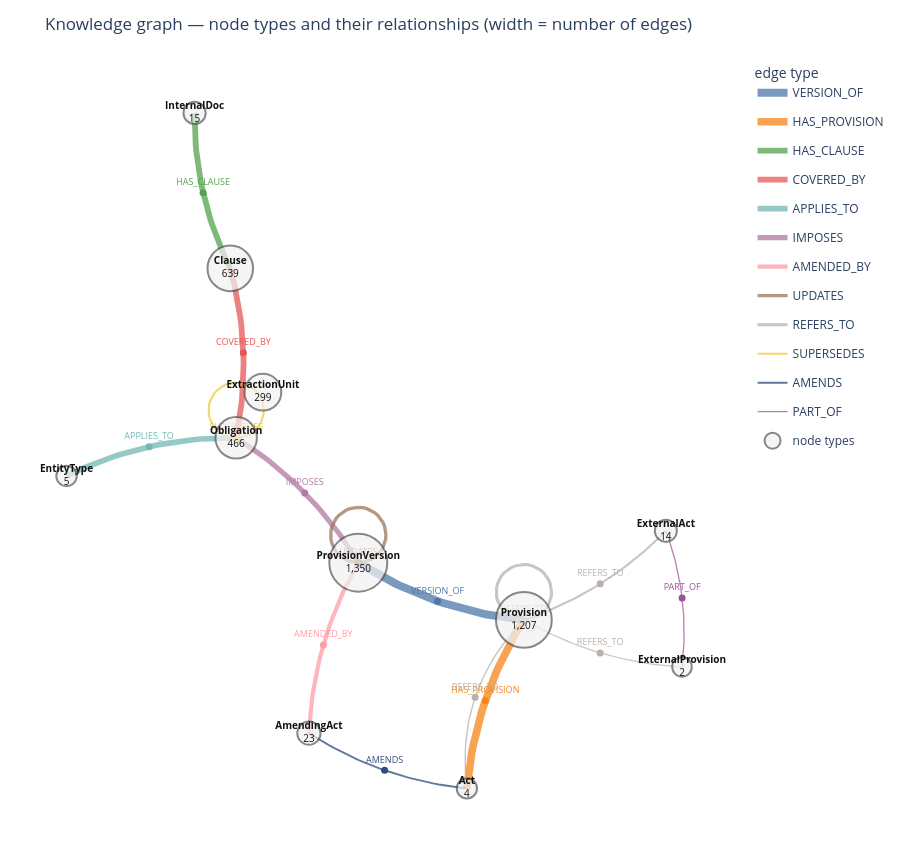

Notebook code for this chart:
### Code cell
# --- the graph by unique relationships (plotly) ---------------------------------------------------------------
import math
import networkx as nx
import plotly.graph_objects as go

node_counts = q("SELECT type, COUNT(*) AS n FROM nodes GROUP BY type")
links = q("""
    SELECT COALESCE(s.type, '(outside)') AS src_type, e.type AS edge_type,
           COALESCE(d.type, '(outside)') AS dst_type, COUNT(*) AS n
    FROM edges e LEFT JOIN nodes s ON s.id = e.src LEFT JOIN nodes d ON d.id = e.dst
    GROUP BY 1, 2, 3 ORDER BY n DESC
""")
count_of = dict(zip(node_counts["type"], node_counts["n"]))
types = sorted(set(links["src_type"]) | set(links["dst_type"]) | set(count_of), key=lambda t: -count_of.get(t, 0))

# layout of the node types (a small graph: one node per type)
T = nx.Graph()
T.add_nodes_from(types)
T.add_edges_from((r.src_type, r.dst_type) for r in links.itertuples() if r.src_type != r.dst_type)
pos = nx.kamada_kawai_layout(T) if T.number_of_edges() else nx.circular_layout(T)

def curve(p0, p1, bend, n=30):
    """Points of a quadratic curve from p0 to p1; ``bend`` separates parallel relationships."""
    (x0, y0), (x1, y1) = p0, p1
    mx, my = (x0 + x1) / 2, (y0 + y1) / 2
    dx, dy = x1 - x0, y1 - y0
    cx, cy = mx - dy * bend, my + dx * bend
    ts = [i / n for i in range(n + 1)]
    xs = [(1 - t) ** 2 * x0 + 2 * (1 - t) * t * cx + t ** 2 * x1 for t in ts]
    ys = [(1 - t) ** 2 * y0 + 2 * (1 - t) * t * cy + t ** 2 * y1 for t in ts]
    return xs, ys

def loop(p, k, r=0.07):
    """A small loop next to a node, for relationships between nodes of the same type."""
    x, y = p
    a0 = math.pi / 2 + k * 0.9
    ts = [a0 + 2 * math.pi * i / 40 for i in range(41)]
    cx, cy = x + r * math.cos(a0), y + r * math.sin(a0)
    return [cx + r * math.cos(t) for t in ts], [cy + r * math.sin(t) for t in ts]

edge_colors = {}
palette = ["#4C78A8", "#F58518", "#54A24B", "#E45756", "#72B7B2", "#B279A2", "#FF9DA6", "#9D755D",
           "#BAB0AC", "#EECA3B", "#2F4B7C", "#A05195"]
for i, et in enumerate(links["edge_type"].unique()):
    edge_colors[et] = palette[i % len(palette)]

fig = go.Figure()
seen_pairs, max_n = {}, links["n"].max()
for r in links.itertuples():
    pair = tuple(sorted((r.src_type, r.dst_type)))
    k = seen_pairs.get(pair, 0)
    seen_pairs[pair] = k + 1
    if r.src_type == r.dst_type:
        xs, ys = loop(pos[r.src_type], k)
    else:
        sign = 1 if (r.src_type, r.dst_type) == pair else -1
        xs, ys = curve(pos[r.src_type], pos[r.dst_type], bend=sign * (0.12 + 0.12 * k))
    width = 1 + 7 * math.sqrt(r.n / max_n)
    label = f"{r.src_type} —{r.edge_type}→ {r.dst_type}<br>{r.n:,} edges"
    fig.add_trace(go.Scatter(x=xs, y=ys, mode="lines", line=dict(width=width, color=edge_colors[r.edge_type]),
                             opacity=0.75, hoverinfo="skip", legendgroup=r.edge_type, name=r.edge_type,
                             showlegend=r.edge_type not in {t.name for t in fig.data}))
    # arrow head at the target end + a hover point in the middle
    m = len(xs) // 2
    fig.add_annotation(x=xs[-1], y=ys[-1], ax=xs[-4], ay=ys[-4], xref="x", yref="y", axref="x", ayref="y",
                       showarrow=True, arrowhead=3, arrowsize=1.2, arrowwidth=max(1, width / 2),
                       arrowcolor=edge_colors[r.edge_type], standoff=14)
    fig.add_trace(go.Scatter(x=[xs[m]], y=[ys[m]], mode="markers+text", text=[r.edge_type],
                             textfont=dict(size=9, color=edge_colors[r.edge_type]), textposition="top center",
                             marker=dict(size=7, color=edge_colors[r.edge_type]), hovertext=[label],
                             hoverinfo="text", legendgroup=r.edge_type, showlegend=False))

# the node types
xs = [pos[t][0] for t in types]
ys = [pos[t][1] for t in types]
sizes = [18 + 40 * math.sqrt(count_of.get(t, 0) / max(count_of.values())) for t in types]
fig.add_trace(go.Scatter(
    x=xs, y=ys, mode="markers+text", text=[f"<b>{t}</b><br>{count_of.get(t, 0):,}" for t in types],
    textposition="middle center", textfont=dict(size=10, color="#111"),
    marker=dict(size=sizes, color="#F2F2F2", line=dict(width=2, color="#555")),
    hovertext=[f"{t}: {count_of.get(t, 0):,} nodes" for t in types], hoverinfo="text", name="node types"))

fig.update_layout(title="Knowledge graph — node types and their relationships (width = number of edges)",
                  showlegend=True, legend_title_text="edge type", height=850, plot_bgcolor="white",
                  xaxis=dict(visible=False), yaxis=dict(visible=False, scaleanchor="x"),
                  margin=dict(l=10, r=10, t=60, b=10))
fig.show()

### Figure 1 — Plotly figure (JSON) as saved in the notebook; plotly's stock layout.template omitted (floating-point values rounded to 4 significant figures)
{"data": [{"hoverinfo": "skip", "legendgroup": "VERSION_OF", "line": {"color": "#4C78A8", "width": 8}, "mode": "lines", "name": "VERSION_OF", "opacity": 0.75, "showlegend": true, "type": "scatter", "x": [-0.01269, 0.0001585, 0.01308, 0.02609, 0.03917, 0.05232, 0.06556, 0.07887, 0.09226, 0.1057, 0.1193, 0.1329, 0.1466, 0.1604, 0.1742, 0.1881, 0.2021, 0.2162, 0.2304, 0.2446, 0.2589, 0.2733, 0.2878, 0.3023, 0.317, 0.3317, 0.3465, 0.3613, 0.3762, 0.3912, 0.4063], "y": [-0.138, -0.1461, -0.1539, -0.1615, -0.1689, -0.1761, -0.183, -0.1898, -0.1963, -0.2025, -0.2086, -0.2144, -0.22, -0.2254, -0.2306, -0.2355, -0.2402, -0.2447, -0.249, -0.253, -0.2568, -0.2604, -0.2638, -0.2669, -0.2699, -0.2726, -0.275, -0.2773, -0.2793, -0.2811, -0.2827]}, {"hoverinfo": "text", "hovertext": ["ProvisionVersion —VERSION_OF→ Provision<br>1,350 edges"], "legendgroup": "VERSION_OF", "marker": {"color": "#4C78A8", "size": 7}, "mode": "markers+text", "showlegend": false, "text": ["VERSION_OF"], "textfont": {"color": "#4C78A8", "size": 9}, "textposition": "top center", "type": "scatter", "x": [0.1881], "y": [-0.2355]}, {"hoverinfo": "skip", "legendgroup": "HAS_PROVISION", "line": {"color": "#F58518", "width": 7.611}, "mode": "lines", "name": "HAS_PROVISION", "opacity": 0.75, "showlegend": true, "type": "scatter", "x": [0.2621, 0.2636, 0.2653, 0.2673, 0.2695, 0.2719, 0.2746, 0.2774, 0.2805, 0.2839, 0.2874, 0.2912, 0.2952, 0.2995, 0.3039, 0.3086, 0.3135, 0.3187, 0.3241, 0.3297, 0.3355, 0.3416, 0.3479, 0.3544, 0.3611, 0.3681, 0.3753, 0.3827, 0.3903, 0.3982, 0.4063], "y": [-0.7092, -0.6939, -0.6786, -0.6634, -0.6483, -0.6333, -0.6183, -0.6035, -0.5887, -0.574, -0.5593, -0.5448, -0.5303, -0.5159, -0.5015, -0.4873, -0.4731, -0.459, -0.445, -0.431, -0.4172, -0.4034, -0.3897, -0.376, -0.3625, -0.349, -0.3356, -0.3222, -0.309, -0.2958, -0.2827]}, {"hoverinfo": "text", "hovertext": ["Act —HAS_PROVISION→ Provision<br>1,204 edges"], "legendgroup": "HAS_PROVISION", "marker": {"color": "#F58518", "size": 7}, "mode": "markers+text", "showlegend": false, "text": ["HAS_PROVISION"], "textfont": {"color": "#F58518", "size": 9}, "textposition": "top center", "type": "scatter", "x": [0.3086], "y": [-0.4873]}, {"hoverinfo": "skip", "legendgroup": "HAS_CLAUSE", "line": {"color": "#54A24B", "width": 5.816}, "mode": "lines", "name": "HAS_CLAUSE", "opacity": 0.75, "showlegend": true, "type": "scatter", "x": [-0.4269, -0.4269, -0.4267, -0.4264, -0.4258, -0.4249, -0.4239, -0.4227, -0.4213, -0.4196, -0.4178, -0.4157, -0.4134, -0.4109, -0.4082, -0.4053, -0.4022, -0.3989, -0.3954, -0.3916, -0.3877, -0.3835, -0.3791, -0.3745, -0.3697, -0.3647, -0.3595, -0.3541, -0.3485, -0.3426, -0.3366], "y": [1, 0.9862, 0.9724, 0.9587, 0.945, 0.9314, 0.9178, 0.9043, 0.8908, 0.8774, 0.864, 0.8507, 0.8374, 0.8242, 0.811, 0.7979, 0.7848, 0.7717, 0.7587, 0.7458, 0.7329, 0.72, 0.7072, 0.6945, 0.6818, 0.6691, 0.6565, 0.6439, 0.6314, 0.619, 0.6066]}, {"hoverinfo": "text", "hovertext": ["InternalDoc —HAS_CLAUSE→ Clause<br>639 edges"], "legendgroup": "HAS_CLAUSE", "marker": {"color": "#54A24B", "size": 7}, "mode": "markers+text", "showlegend": false, "text": ["HAS_CLAUSE"], "textfont": {"color": "#54A24B", "size": 9}, "textposition": "top center", "type": "scatter", "x": [-0.4053], "y": [0.7979]}, {"hoverinfo": "skip", "legendgroup": "COVERED_BY", "line": {"color": "#E45756", "width": 5.797}, "mode": "lines", "name": "COVERED_BY", "opacity": 0.75, "showlegend": true, "type": "scatter", "x": [-0.3217, -0.3189, -0.3163, -0.3139, -0.3118, -0.3099, -0.3082, -0.3067, -0.3055, -0.3045, -0.3038, -0.3032, -0.3029, -0.3029, -0.303, -0.3034, -0.304, -0.3048, -0.3059, -0.3072, -0.3087, -0.3105, -0.3125, -0.3147, -0.3171, -0.3198, -0.3227, -0.3258, -0.3292, -0.3328, -0.3366], "y": [0.1777, 0.1921, 0.2065, 0.2209, 0.2353, 0.2497, 0.264, 0.2784, 0.2928, 0.3071, 0.3214, 0.3358, 0.3501, 0.3644, 0.3787, 0.393, 0.4073, 0.4216, 0.4359, 0.4501, 0.4644, 0.4786, 0.4929, 0.5071, 0.5214, 0.5356, 0.5498, 0.564, 0.5782, 0.5924, 0.6066]}, {"hoverinfo": "text", "hovertext": ["Obligation —COVERED_BY→ Clause<br>634 edges"], "legendgroup": "COVERED_BY", "marker": {"color": "#E45756", "size": 7}, "mode": "markers+text", "showlegend": false, "text": ["COVERED_BY"], "textfont": {"color": "#E45756", "size": 9}, "textposition": "top center", "type": "scatter", "x": [-0.3034], "y": [0.393]}, {"hoverinfo": "skip", "legendgroup": "APPLIES_TO", "line": {"color": "#72B7B2", "width": 5.69}, "mode": "lines", "name": "APPLIES_TO", "opacity": 0.75, "showlegend": true, "type": "scatter", "x": [-0.3217, -0.3367, -0.3517, -0.3667, -0.3816, -0.3964, -0.4112, -0.426, -0.4407, -0.4553, -0.4699, -0.4844, -0.4989, -0.5133, -0.5277, -0.5421, -0.5563, -0.5706, -0.5848, -0.5989, -0.613, -0.627, -0.641, -0.6549, -0.6687, -0.6826, -0.6963, -0.71, -0.7237, -0.7373, -0.7509], "y": [0.1777, 0.1778, 0.1777, 0.1773, 0.1768, 0.176, 0.1749, 0.1737, 0.1722, 0.1704, 0.1685, 0.1663, 0.1639, 0.1613, 0.1584, 0.1553, 0.152, 0.1484, 0.1447, 0.1406, 0.1364, 0.1319, 0.1272, 0.1223, 0.1172, 0.1118, 0.1062, 0.1003, 0.09424, 0.08795, 0.08142]}, {"hoverinfo": "text", "hovertext": ["Obligation —APPLIES_TO→ EntityType<br>606 edges"], "legendgroup": "APPLIES_TO", "marker": {"color": "#72B7B2", "size": 7}, "mode": "markers+text", "showlegend": false, "text": ["APPLIES_TO"], "textfont": {"color": "#72B7B2", "size": 9}, "textposition": "top center", "type": "scatter", "x": [-0.5421], "y": [0.1553]}, {"hoverinfo": "skip", "legendgroup": "IMPOSES", "line": {"color": "#B279A2", "width": 5.157}, "mode": "lines", "name": "IMPOSES", "opacity": 0.75, "showlegend": true, "type": "scatter", "x": [-0.01269, -0.02055, -0.02857, -0.03677, -0.04513, -0.05367, -0.06237, -0.07123, -0.08027, -0.08948, -0.09885, -0.1084, -0.1181, -0.128, -0.138, -0.1482, -0.1586, -0.1692, -0.1799, -0.1908, -0.2018, -0.2131, -0.2245, -0.236, -0.2478, -0.2597, -0.2717, -0.284, -0.2964, -0.3089, -0.3217], "y": [-0.138, -0.1251, -0.1123, -0.09976, -0.08734, -0.07509, -0.063, -0.05108, -0.03932, -0.02772, -0.01629, -0.005027, 0.006074, 0.01701, 0.02778, 0.03839, 0.04883, 0.0591, 0.06922, 0.07916, 0.08894, 0.09856, 0.108, 0.1173, 0.1264, 0.1354, 0.1442, 0.1528, 0.1613, 0.1696, 0.1777]}, {"hoverinfo": "text", "hovertext": ["ProvisionVersion —IMPOSES→ Obligation<br>476 edges"], "legendgroup": "IMPOSES", "marker": {"color": "#B279A2", "size": 7}, "mode": "markers+text", "showlegend": false, "text": ["IMPOSES"], "textfont": {"color": "#B279A2", "size": 9}, "textposition": "top center", "type": "scatter", "x": [-0.1482], "y": [0.03839]}, {"hoverinfo": "skip", "legendgroup": "AMENDED_BY", "line": {"color": "#FF9DA6", "width": 4.171}, "mode": "lines", "name": "AMENDED_BY", "opacity": 0.75, "showlegend": true, "type": "scatter", "x": [-0.01269, -0.02019, -0.02746, -0.0345, -0.0413, -0.04788, -0.05423, -0.06035, -0.06623, -0.07189, -0.07732, -0.08252, -0.08748, -0.09222, -0.09673, -0.101, -0.1051, -0.1089, -0.1125, -0.1158, -0.1189, -0.1218, -0.1245, -0.1269, -0.1291, -0.1311, -0.1329, -0.1344, -0.1357, -0.1367, -0.1375], "y": [-0.138, -0.1514, -0.1649, -0.1785, -0.1921, -0.2058, -0.2195, -0.2333, -0.2472, -0.2612, -0.2752, -0.2893, -0.3034, -0.3176, -0.3319, -0.3463, -0.3607, -0.3752, -0.3897, -0.4043, -0.419, -0.4338, -0.4486, -0.4635, -0.4784, -0.4935, -0.5085, -0.5237, -0.5389, -0.5542, -0.5695]}, {"hoverinfo": "text", "hovertext": ["ProvisionVersion —AMENDED_BY→ AmendingAct<br>277 edges"], "legendgroup": "AMENDED_BY", "marker": {"color": "#FF9DA6", "size": 7}, "mode": "markers+text", "showlegend": false, "text": ["AMENDED_BY"], "textfont": {"color": "#FF9DA6", "size": 9}, "textposition": "top center", "type": "scatter", "x": [-0.101], "y": [-0.3463]}, {"hoverinfo": "skip", "legendgroup": "UPDATES", "line": {"color": "#9D755D", "width": 3.302}, "mode": "lines", "name": "UPDATES", "opacity": 0.75, "showlegend": true, "type": "scatter", "x": [-0.01269, -0.02364, -0.03432, -0.04447, -0.05383, -0.06219, -0.06932, -0.07506, -0.07926, -0.08183, -0.08269, -0.08183, -0.07926, -0.07506, -0.06932, -0.06219, -0.05383, -0.04447, -0.03432, -0.02364, -0.01269, -0.00174, 0.008941, 0.01909, 0.02845, 0.03681, 0.04394, 0.04968, 0.05388, 0.05645, 0.05731, 0.05645, 0.05388, 0.04968, 0.04394, 0.03681, 0.02845, 0.01909, 0.008941, -0.00174, -0.01269], "y": [0.001992, 0.00113, -0.001434, -0.005638, -0.01138, -0.01851, -0.02686, -0.03623, -0.04638, -0.05706, -0.06801, -0.07896, -0.08964, -0.09979, -0.1092, -0.1175, -0.1246, -0.1304, -0.1346, -0.1371, -0.138, -0.1371, -0.1346, -0.1304, -0.1246, -0.1175, -0.1092, -0.09979, -0.08964, -0.07896, -0.06801, -0.05706, -0.04638, -0.03623, -0.02686, -0.01851, -0.01138, -0.005638, -0.001434, 0.00113, 0.001992]}, {"hoverinfo": "text", "hovertext": ["ProvisionVersion —UPDATES→ ProvisionVersion<br>146 edges"], "legendgroup": "UPDATES", "marker": {"color": "#9D755D", "size": 7}, "mode": "markers+text", "showlegend": false, "text": ["UPDATES"], "textfont": {"color": "#9D755D", "size": 9}, "textposition": "top center", "type": "scatter", "x": [-0.01269], "y": [-0.138]}, {"hoverinfo": "skip", "legendgroup": "REFERS_TO", "line": {"color": "#BAB0AC", "width": 3.034}, "mode": "lines", "name": "REFERS_TO", "opacity": 0.75, "showlegend": true, "type": "scatter", "x": [0.4063, 0.3954, 0.3847, 0.3746, 0.3652, 0.3568, 0.3497, 0.344, 0.3398, 0.3372, 0.3363, 0.3372, 0.3398, 0.344, 0.3497, 0.3568, 0.3652, 0.3746, 0.3847, 0.3954, 0.4063, 0.4173, 0.428, 0.4381, 0.4475, 0.4558, 0.463, 0.4687, 0.4729, 0.4755, 0.4763, 0.4755, 0.4729, 0.4687, 0.463, 0.4558, 0.4475, 0.4381, 0.428, 0.4173, 0.4063], "y": [-0.1427, -0.1436, -0.1461, -0.1503, -0.1561, -0.1632, -0.1716, -0.1809, -0.1911, -0.2018, -0.2127, -0.2237, -0.2343, -0.2445, -0.2538, -0.2622, -0.2693, -0.2751, -0.2793, -0.2818, -0.2827, -0.2818, -0.2793, -0.2751, -0.2693, -0.2622, -0.2538, -0.2445, -0.2343, -0.2237, -0.2127, -0.2018, -0.1911, -0.1809, -0.1716, -0.1632, -0.1561, -0.1503, -0.1461, -0.1436, -0.1427]}, {"hoverinfo": "text", "hovertext": ["Provision —REFERS_TO→ Provision<br>114 edges"], "legendgroup": "REFERS_TO", "marker": {"color": "#BAB0AC", "size": 7}, "mode": "markers+text", "showlegend": false, "text": ["REFERS_TO"], "textfont": {"color": "#BAB0AC", "size": 9}, "textposition": "top center", "type": "scatter", "x": [0.4063], "y": [-0.2827]}, {"hoverinfo": "skip", "legendgroup": "SUPERSEDES", "line": {"color": "#EECA3B", "width": 2.094}, "mode": "lines", "name": "SUPERSEDES", "opacity": 0.75, "showlegend": true, "type": "scatter", "x": [-0.3217, -0.3326, -0.3433, -0.3535, -0.3628, -0.3712, -0.3783, -0.3841, -0.3883, -0.3908, -0.3917, -0.3908, -0.3883, -0.3841, -0.3783, -0.3712, -0.3628, -0.3535, -0.3433, -0.3326, -0.3217, -0.3107, -0.3001, -0.2899, -0.2805, -0.2722, -0.2651, -0.2593, -0.2551, -0.2525, -0.2517, -0.2525, -0.2551, -0.2593, -0.2651, -0.2722, -0.2805, -0.2899, -0.3001, -0.3107, -0.3217], "y": [0.3177, 0.3168, 0.3143, 0.3101, 0.3043, 0.2972, 0.2888, 0.2795, 0.2693, 0.2587, 0.2477, 0.2368, 0.2261, 0.2159, 0.2066, 0.1982, 0.1911, 0.1853, 0.1811, 0.1786, 0.1777, 0.1786, 0.1811, 0.1853, 0.1911, 0.1982, 0.2066, 0.2159, 0.2261, 0.2368, 0.2477, 0.2587, 0.2693, 0.2795, 0.2888, 0.2972, 0.3043, 0.3101, 0.3143, 0.3168, 0.3177]}, {"hoverinfo": "text", "hovertext": ["Obligation —SUPERSEDES→ Obligation<br>33 edges"], "legendgroup": "SUPERSEDES", "marker": {"color": "#EECA3B", "size": 7}, "mode": "markers+text", "showlegend": false, "text": ["SUPERSEDES"], "textfont": {"color": "#EECA3B", "size": 9}, "textposition": "top center", "type": "scatter", "x": [-0.3217], "y": [0.1777]}, {"hoverinfo": "skip", "legendgroup": "REFERS_TO", "line": {"color": "#BAB0AC", "width": 2.043}, "mode": "lines", "name": "REFERS_TO", "opacity": 0.75, "showlegend": false, "type": "scatter", "x": [0.4063, 0.42, 0.4336, 0.4471, 0.4605, 0.4737, 0.4868, 0.4998, 0.5127, 0.5254, 0.5381, 0.5506, 0.563, 0.5753, 0.5874, 0.5994, 0.6114, 0.6232, 0.6348, 0.6464, 0.6578, 0.6691, 0.6803, 0.6914, 0.7023, 0.7132, 0.7239, 0.7345, 0.745, 0.7553, 0.7655], "y": [-0.2827, -0.278, -0.2731, -0.2679, -0.2626, -0.2572, -0.2515, -0.2456, -0.2395, -0.2333, -0.2268, -0.2202, -0.2133, -0.2063, -0.1991, -0.1917, -0.1841, -0.1763, -0.1683, -0.1601, -0.1518, -0.1432, -0.1345, -0.1255, -0.1164, -0.107, -0.09753, -0.08783, -0.07793, -0.06783, -0.05755]}, {"hoverinfo": "text", "hovertext": ["Provision —REFERS_TO→ ExternalAct<br>30 edges"], "legendgroup": "REFERS_TO", "marker": {"color": "#BAB0AC", "size": 7}, "mode": "markers+text", "showlegend": false, "text": ["REFERS_TO"], "textfont": {"color": "#BAB0AC", "size": 9}, "textposition": "top center", "type": "scatter", "x": [0.5994], "y": [-0.1917]}, {"hoverinfo": "skip", "legendgroup": "AMENDS", "line": {"color": "#2F4B7C", "width": 1.914}, "mode": "lines", "name": "AMENDS", "opacity": 0.75, "showlegend": true, "type": "scatter", "x": [-0.1375, -0.1253, -0.113, -0.1006, -0.08813, -0.07559, -0.06297, -0.05029, -0.03752, -0.02469, -0.01178, 0.001208, 0.01427, 0.0274, 0.04061, 0.05389, 0.06725, 0.08068, 0.09419, 0.1078, 0.1214, 0.1352, 0.149, 0.1628, 0.1768, 0.1908, 0.2049, 0.2191, 0.2334, 0.2477, 0.2621], "y": [-0.5695, -0.5773, -0.5848, -0.5921, -0.5992, -0.6061, -0.6128, -0.6193, -0.6255, -0.6316, -0.6374, -0.643, -0.6484, -0.6536, -0.6586, -0.6633, -0.6679, -0.6722, -0.6763, -0.6802, -0.6839, -0.6874, -0.6907, -0.6938, -0.6966, -0.6992, -0.7016, -0.7038, -0.7058, -0.7076, -0.7092]}, {"hoverinfo": "text", "hovertext": ["AmendingAct —AMENDS→ Act<br>23 edges"], "legendgroup": "AMENDS", "marker": {"color": "#2F4B7C", "size": 7}, "mode": "markers+text", "showlegend": false, "text": ["AMENDS"], "textfont": {"color": "#2F4B7C", "size": 9}, "textposition": "top center", "type": "scatter", "x": [0.05389], "y": [-0.6633]}, {"hoverinfo": "skip", "legendgroup": "REFERS_TO", "line": {"color": "#BAB0AC", "width": 1.426}, "mode": "lines", "name": "REFERS_TO", "opacity": 0.75, "showlegend": false, "type": "scatter", "x": [0.4063, 0.3949, 0.384, 0.3735, 0.3634, 0.3539, 0.3447, 0.3361, 0.3278, 0.3201, 0.3128, 0.3059, 0.2995, 0.2936, 0.2881, 0.283, 0.2784, 0.2743, 0.2707, 0.2674, 0.2647, 0.2624, 0.2605, 0.2591, 0.2582, 0.2577, 0.2577, 0.2581, 0.259, 0.2603, 0.2621], "y": [-0.2827, -0.2947, -0.3068, -0.3191, -0.3316, -0.3442, -0.3569, -0.3698, -0.3829, -0.3961, -0.4095, -0.423, -0.4367, -0.4505, -0.4645, -0.4786, -0.4929, -0.5074, -0.522, -0.5367, -0.5516, -0.5667, -0.5819, -0.5973, -0.6128, -0.6285, -0.6443, -0.6603, -0.6764, -0.6927, -0.7092]}, {"hoverinfo": "text", "hovertext": ["Provision —REFERS_TO→ Act<br>5 edges"], "legendgroup": "REFERS_TO", "marker": {"color": "#BAB0AC", "size": 7}, "mode": "markers+text", "showlegend": false, "text": ["REFERS_TO"], "textfont": {"color": "#BAB0AC", "size": 9}, "textposition": "top center", "type": "scatter", "x": [0.283], "y": [-0.4786]}, {"hoverinfo": "skip", "legendgroup": "PART_OF", "line": {"color": "#A05195", "width": 1.269}, "mode": "lines", "name": "PART_OF", "opacity": 0.75, "showlegend": true, "type": "scatter", "x": [0.8064, 0.8077, 0.8088, 0.8098, 0.8105, 0.8111, 0.8115, 0.8117, 0.8117, 0.8115, 0.8112, 0.8106, 0.8099, 0.809, 0.8079, 0.8066, 0.8052, 0.8035, 0.8017, 0.7997, 0.7975, 0.7952, 0.7926, 0.7899, 0.7869, 0.7838, 0.7805, 0.7771, 0.7734, 0.7696, 0.7655], "y": [-0.402, -0.3902, -0.3784, -0.3666, -0.3549, -0.3432, -0.3315, -0.3199, -0.3082, -0.2966, -0.285, -0.2734, -0.2618, -0.2503, -0.2388, -0.2273, -0.2158, -0.2044, -0.193, -0.1816, -0.1702, -0.1588, -0.1475, -0.1362, -0.1249, -0.1136, -0.1023, -0.09111, -0.0799, -0.06872, -0.05755]}, {"hoverinfo": "text", "hovertext": ["ExternalProvision —PART_OF→ ExternalAct<br>2 edges"], "legendgroup": "PART_OF", "marker": {"color": "#A05195", "size": 7}, "mode": "markers+text", "showlegend": false, "text": ["PART_OF"], "textfont": {"color": "#A05195", "size": 9}, "textposition": "top center", "type": "scatter", "x": [0.8066], "y": [-0.2273]}, {"hoverinfo": "skip", "legendgroup": "REFERS_TO", "line": {"color": "#BAB0AC", "width": 1.269}, "mode": "lines", "name": "REFERS_TO", "opacity": 0.75, "showlegend": false, "type": "scatter", "x": [0.4063, 0.4187, 0.4312, 0.4438, 0.4564, 0.469, 0.4818, 0.4946, 0.5074, 0.5203, 0.5333, 0.5464, 0.5595, 0.5727, 0.5859, 0.5992, 0.6126, 0.626, 0.6395, 0.6531, 0.6667, 0.6804, 0.6941, 0.7079, 0.7218, 0.7358, 0.7498, 0.7638, 0.778, 0.7922, 0.8064], "y": [-0.2827, -0.2898, -0.2966, -0.3033, -0.3097, -0.3159, -0.3219, -0.3277, -0.3333, -0.3386, -0.3438, -0.3487, -0.3535, -0.358, -0.3623, -0.3663, -0.3702, -0.3739, -0.3773, -0.3805, -0.3836, -0.3864, -0.3889, -0.3913, -0.3935, -0.3954, -0.3972, -0.3987, -0.4, -0.4011, -0.402]}, {"hoverinfo": "text", "hovertext": ["Provision —REFERS_TO→ ExternalProvision<br>2 edges"], "legendgroup": "REFERS_TO", "marker": {"color": "#BAB0AC", "size": 7}, "mode": "markers+text", "showlegend": false, "text": ["REFERS_TO"], "textfont": {"color": "#BAB0AC", "size": 9}, "textposition": "top center", "type": "scatter", "x": [0.5992], "y": [-0.3663]}, {"hoverinfo": "text", "hovertext": ["ProvisionVersion: 1,350 nodes", "Provision: 1,207 nodes", "Clause: 639 nodes", "Obligation: 466 nodes", "ExtractionUnit: 299 nodes", "AmendingAct: 23 nodes", "InternalDoc: 15 nodes", "ExternalAct: 14 nodes", "EntityType: 5 nodes", "Act: 4 nodes", "ExternalProvision: 2 nodes"], "marker": {"color": "#F2F2F2", "line": {"color": "#555", "width": 2}, "size": [58, 55.82, 45.52, 41.5, 36.82, 23.22, 22.22, 22.07, 20.43, 20.18, 19.54]}, "mode": "markers+text", "name": "node types", "text": ["<b>ProvisionVersion</b><br>1,350", "<b>Provision</b><br>1,207", "<b>Clause</b><br>639", "<b>Obligation</b><br>466", "<b>ExtractionUnit</b><br>299", "<b>AmendingAct</b><br>23", "<b>InternalDoc</b><br>15", "<b>ExternalAct</b><br>14", "<b>EntityType</b><br>5", "<b>Act</b><br>4", "<b>ExternalProvision</b><br>2"], "textfont": {"color": "#111", "size": 10}, "textposition": "middle center", "type": "scatter", "x": [-0.01269, 0.4063, -0.3366, -0.3217, -0.2541, -0.1375, -0.4269, 0.7655, -0.7509, 0.2621, 0.8064], "y": [-0.138, -0.2827, 0.6066, 0.1777, 0.2933, -0.5695, 1, -0.05755, 0.08142, -0.7092, -0.402]}], "layout": {"annotations": [{"arrowcolor": "#4C78A8", "arrowhead": 3, "arrowsize": 1.2, "arrowwidth": 4, "ax": 0.3613, "axref": "x", "ay": -0.2773, "ayref": "y", "showarrow": true, "standoff": 14, "x": 0.4063, "xref": "x", "y": -0.2827, "yref": "y"}, {"arrowcolor": "#F58518", "arrowhead": 3, "arrowsize": 1.2, "arrowwidth": 3.805, "ax": 0.3827, "axref": "x", "ay": -0.3222, "ayref": "y", "showarrow": true, "standoff": 14, "x": 0.4063, "xref": "x", "y": -0.2827, "yref": "y"}, {"arrowcolor": "#54A24B", "arrowhead": 3, "arrowsize": 1.2, "arrowwidth": 2.908, "ax": -0.3541, "axref": "x", "ay": 0.6439, "ayref": "y", "showarrow": true, "standoff": 14, "x": -0.3366, "xref": "x", "y": 0.6066, "yref": "y"}, {"arrowcolor": "#E45756", "arrowhead": 3, "arrowsize": 1.2, "arrowwidth": 2.899, "ax": -0.3258, "axref": "x", "ay": 0.564, "ayref": "y", "showarrow": true, "standoff": 14, "x": -0.3366, "xref": "x", "y": 0.6066, "yref": "y"}, {"arrowcolor": "#72B7B2", "arrowhead": 3, "arrowsize": 1.2, "arrowwidth": 2.845, "ax": -0.71, "axref": "x", "ay": 0.1003, "ayref": "y", "showarrow": true, "standoff": 14, "x": -0.7509, "xref": "x", "y": 0.08142, "yref": "y"}, {"arrowcolor": "#B279A2", "arrowhead": 3, "arrowsize": 1.2, "arrowwidth": 2.578, "ax": -0.284, "axref": "x", "ay": 0.1528, "ayref": "y", "showarrow": true, "standoff": 14, "x": -0.3217, "xref": "x", "y": 0.1777, "yref": "y"}, {"arrowcolor": "#FF9DA6", "arrowhead": 3, "arrowsize": 1.2, "arrowwidth": 2.085, "ax": -0.1344, "axref": "x", "ay": -0.5237, "ayref": "y", "showarrow": true, "standoff": 14, "x": -0.1375, "xref": "x", "y": -0.5695, "yref": "y"}, {"arrowcolor": "#9D755D", "arrowhead": 3, "arrowsize": 1.2, "arrowwidth": 1.651, "ax": 0.01909, "axref": "x", "ay": -0.005638, "ayref": "y", "showarrow": true, "standoff": 14, "x": -0.01269, "xref": "x", "y": 0.001992, "yref": "y"}, {"arrowcolor": "#BAB0AC", "arrowhead": 3, "arrowsize": 1.2, "arrowwidth": 1.517, "ax": 0.4381, "axref": "x", "ay": -0.1503, "ayref": "y", "showarrow": true, "standoff": 14, "x": 0.4063, "xref": "x", "y": -0.1427, "yref": "y"}, {"arrowcolor": "#EECA3B", "arrowhead": 3, "arrowsize": 1.2, "arrowwidth": 1.047, "ax": -0.2899, "axref": "x", "ay": 0.3101, "ayref": "y", "showarrow": true, "standoff": 14, "x": -0.3217, "xref": "x", "y": 0.3177, "yref": "y"}, {"arrowcolor": "#BAB0AC", "arrowhead": 3, "arrowsize": 1.2, "arrowwidth": 1.022, "ax": 0.7345, "axref": "x", "ay": -0.08783, "ayref": "y", "showarrow": true, "standoff": 14, "x": 0.7655, "xref": "x", "y": -0.05755, "yref": "y"}, {"arrowcolor": "#2F4B7C", "arrowhead": 3, "arrowsize": 1.2, "arrowwidth": 1, "ax": 0.2191, "axref": "x", "ay": -0.7038, "ayref": "y", "showarrow": true, "standoff": 14, "x": 0.2621, "xref": "x", "y": -0.7092, "yref": "y"}, {"arrowcolor": "#BAB0AC", "arrowhead": 3, "arrowsize": 1.2, "arrowwidth": 1, "ax": 0.2581, "axref": "x", "ay": -0.6603, "ayref": "y", "showarrow": true, "standoff": 14, "x": 0.2621, "xref": "x", "y": -0.7092, "yref": "y"}, {"arrowcolor": "#A05195", "arrowhead": 3, "arrowsize": 1.2, "arrowwidth": 1, "ax": 0.7771, "axref": "x", "ay": -0.09111, "ayref": "y", "showarrow": true, "standoff": 14, "x": 0.7655, "xref": "x", "y": -0.05755, "yref": "y"}, {"arrowcolor": "#BAB0AC", "arrowhead": 3, "arrowsize": 1.2, "arrowwidth": 1, "ax": 0.7638, "axref": "x", "ay": -0.3987, "ayref": "y", "showarrow": true, "standoff": 14, "x": 0.8064, "xref": "x", "y": -0.402, "yref": "y"}], "height": 850, "legend": {"title": {"text": "edge type"}}, "margin": {"b": 10, "l": 10, "r": 10, "t": 60}, "plot_bgcolor": "white", "showlegend": true, "title": {"text": "Knowledge graph — node types and their relationships (width = number of edges)"}, "xaxis": {"visible": false}, "yaxis": {"scaleanchor": "x", "visible": false}}}
